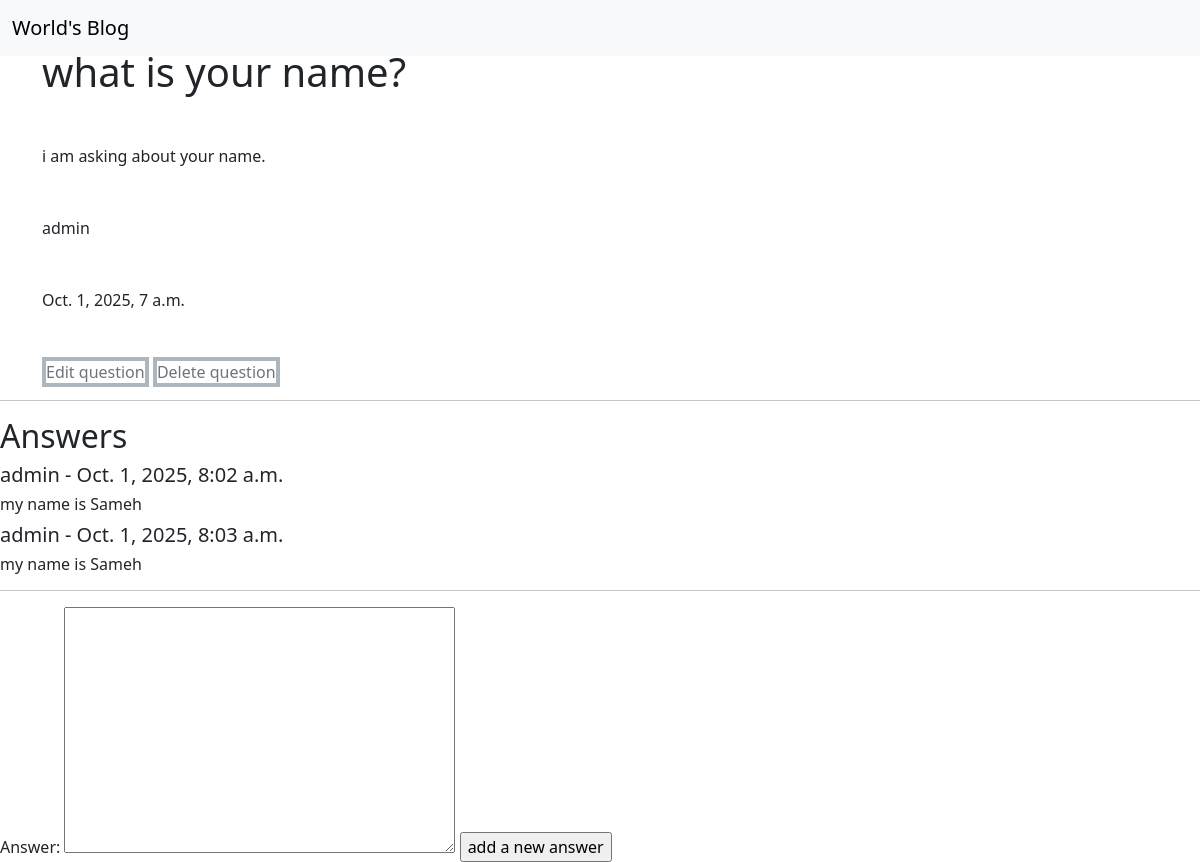
The app's page /questions/4, older data.
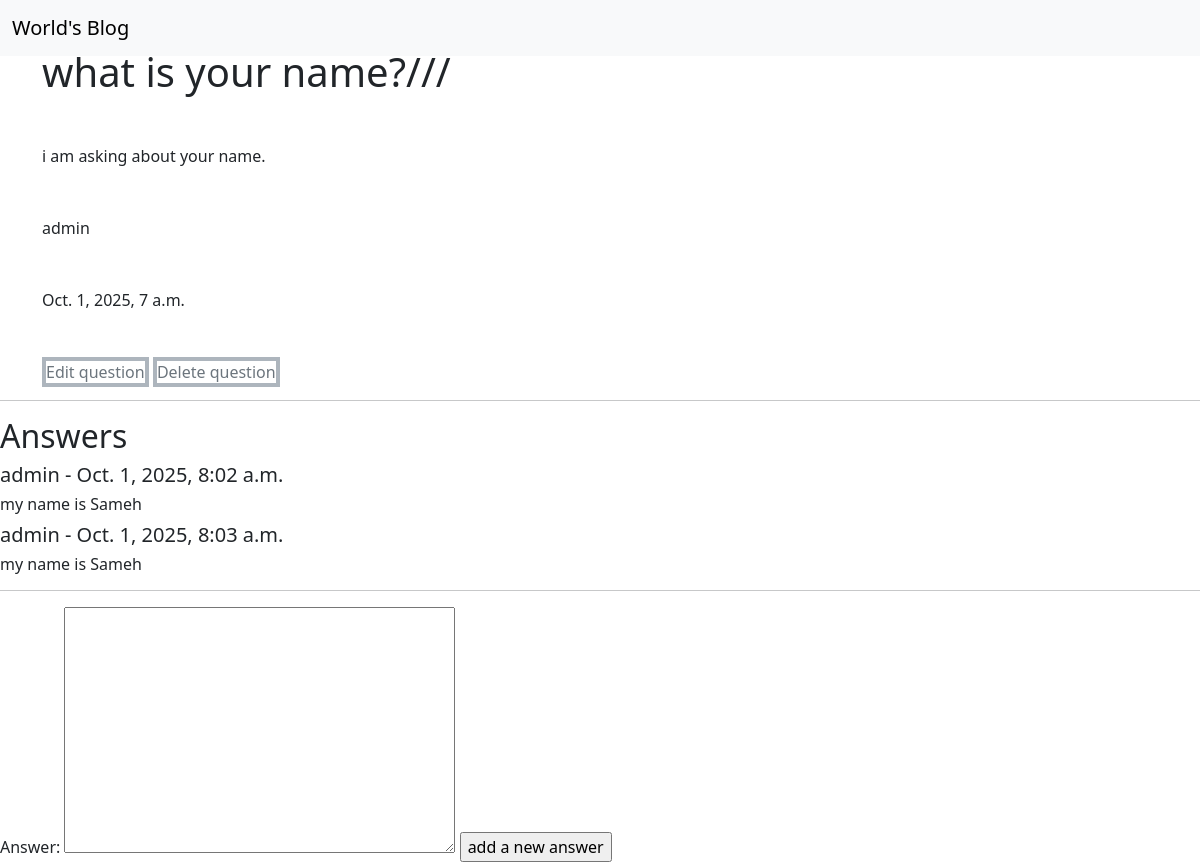
The same page, newer data.
### Blog/models.py (models this page shows)
class Question (models.Model):
    author = models.ForeignKey(User,on_delete=models.SET_NULL,null=True,blank=True,related_name='Question_User')
    question = models.CharField(max_length=300)
    content = models.TextField(max_length=3000)
    created_date = models.DateTimeField(default=timezone.now)
    draft = models.BooleanField(default=True)
    tags = TaggableManager()
    def __str__(self):
        return self.question

### Blog/views.py (the view)
# urls.py: path('questions/<int:question_id>',question_details),
def question_details(request,question_id):
    data = Question.objects.get(id = question_id)
    question_answers = Answer.objects.filter(question=data)
    if request.method == 'POST':
        form = AnswerForm(request.POST)
        if form.is_valid():
            myform = form.save(commit=False)
            myform.author = request.user
            myform.question = data
            myform.save()
    else:
        form = AnswerForm()
    return render(request,'Blog/question_details.html',{'question':data, 'answers':question_answers, 'form':form})

### Blog/forms.py
class AnswerForm(forms.ModelForm):
    class Meta:
        model = Answer
        fields = ['answer']

### Blog/templates/Blog/question_details.html (shortened to what this page needs)
<!doctype html>
<html lang="en">
    <head>
        <link href="https://cdn.jsdelivr.net/npm/bootstrap@5.3.8/dist/css/bootstrap.min.css" rel="stylesheet">
    </head>
    <body>
        <nav class="navbar fixed-top navbar-expand-lg mb-5 bg-body-tertiary">
        <div class="container-fluid">
            <a class="navbar-brand" href="/questions/">World's Blog</a>
        </div>
        </nav>
        <div class="container">
            <h1 class="my-5">{{question}}</h1>
            <p class="mb-5" >{{question.content}}</p>
            <p class="mb-5" >{{question.author}}</p>
            <p class="mb-5" >{{question.created_date}}</p>
            <a class="text-decoration-none link-secondary border border-4 border-dark-subtle my-3" href="/questions/update/{{question.id}}">Edit question</a>
            <a class="text-decoration-none link-secondary border border-4 border-dark-subtle my-3" href="/questions/delete/{{question.id}}">Delete question</a>
        </div>
        <hr>
        <h2>Answers</h2>
        {% for answer in answers %}
        <h5>{{answer.author}} - {{answer.created_date}}</h5>
        <h6>{{answer.answer}}</h6>
        {% endfor %}
        <hr>
        <form method="post">
            {{form}}
            <input type="submit" value="add a new answer">
        </form>
    </body>
</html>

Row changes from the older to the newer data that the page shows:
changed Question "i am asking about your name.": question "what is your name?" → "what is your name?///"
